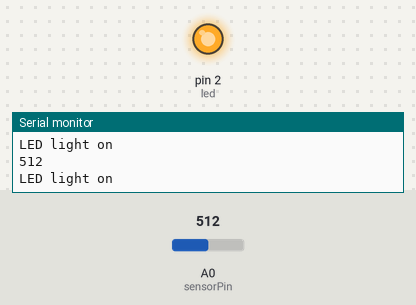
This sketch was run on a simulated Arduino Uno, built with avr-gcc and run on an emulated ATmega328P. Parts: output pins drawn as LEDs (lit = HIGH), the last lines printed to the serial monitor. Dashed ring = blinking. The inputs (shaded band) are chosen by the test bench; at power-on: A0 (sensorPin) = 512.

Above: at 2.3 s.
2.4 s: A0 (sensorPin) set to 266
5.9 s: A0 (sensorPin) set to 236
At 7.0 s:
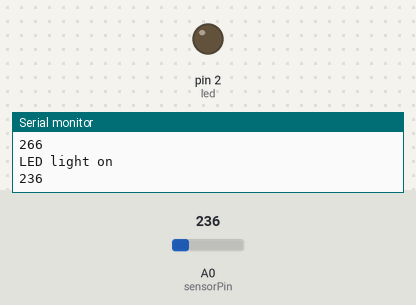
8.0 s: A0 (sensorPin) set to 260
At 8.6 s:
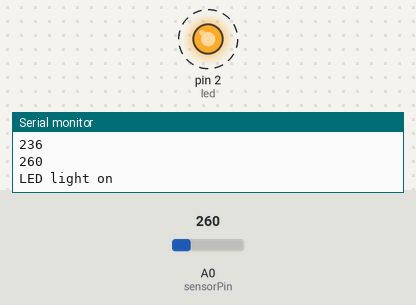
13.0 s: A0 (sensorPin) set to 240
At 13.7 s:
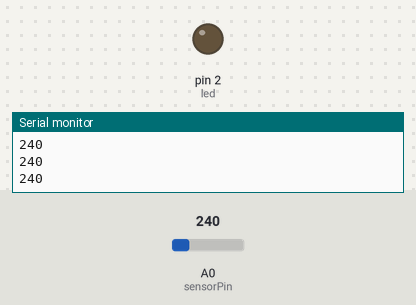
Timing chart, 0 to 16.0 s (numbered marks = the images above; inputs shaded):
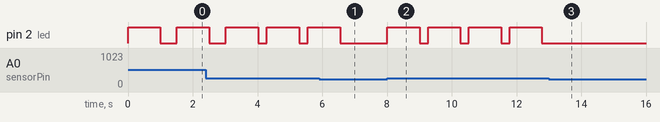

The sketch:

ldr_sensor.ino
```cpp
int sensorPin=A0;
int sensorValue = 0;
int led = 2;

void setup() {
 pinMode(led, OUTPUT);
 Serial.begin(9600);
 // put your setup code here, to run once:
}
void loop() {
 sensorValue = analogRead(sensorPin);
 Serial.println(sensorValue);
if(sensorValue > 250)
 {
   Serial.println("LED light on");
   digitalWrite(led,HIGH);
   delay(1000);
 }
 digitalWrite(led,LOW);
 delay(sensorValue);

}
```

Measured:
- the behaviour switches between 251 and 250 on A0 (sensorPin) (found by bisection; images 0 and 1)
- after the input at 5.9 s, pin 2 (led): goes on until 6.6 s, then stays LOW
- after the input at 8.0 s, pin 2 (led): alternates HIGH for 1.0 s and LOW for 0.26 s, starting at once
- after the input at 13.0 s, pin 2 (led): stops changing and stays LOW
- by itself, pin 2 (led): repeats every 1.3 s: HIGH 1.0 s, LOW 0.27 s
